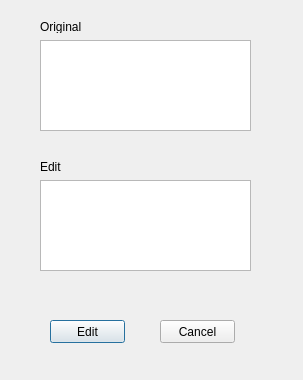
<?xml version="1.0" encoding="UTF-8"?>
<ui version="4.0">
 <class>EditThrowsMenu</class>
 <widget class="QDialog" name="EditThrowsMenu">
  <property name="geometry">
   <rect>
    <x>0</x>
    <y>0</y>
    <width>303</width>
    <height>380</height>
   </rect>
  </property>
  <property name="windowTitle">
   <string>Dialog</string>
  </property>
  <widget class="QTextEdit" name="textEdit">
   <property name="geometry">
    <rect>
     <x>40</x>
     <y>40</y>
     <width>211</width>
     <height>91</height>
    </rect>
   </property>
  </widget>
  <widget class="QTextEdit" name="textEdit_2">
   <property name="geometry">
    <rect>
     <x>40</x>
     <y>180</y>
     <width>211</width>
     <height>91</height>
    </rect>
   </property>
  </widget>
  <widget class="QPushButton" name="Edit">
   <property name="geometry">
    <rect>
     <x>50</x>
     <y>320</y>
     <width>75</width>
     <height>23</height>
    </rect>
   </property>
   <property name="text">
    <string>Edit</string>
   </property>
  </widget>
  <widget class="QPushButton" name="pushButton">
   <property name="geometry">
    <rect>
     <x>160</x>
     <y>320</y>
     <width>75</width>
     <height>23</height>
    </rect>
   </property>
   <property name="text">
    <string>Cancel</string>
   </property>
  </widget>
  <widget class="QLabel" name="label">
   <property name="geometry">
    <rect>
     <x>40</x>
     <y>160</y>
     <width>47</width>
     <height>13</height>
    </rect>
   </property>
   <property name="text">
    <string>Edit</string>
   </property>
  </widget>
  <widget class="QLabel" name="label_2">
   <property name="geometry">
    <rect>
     <x>40</x>
     <y>20</y>
     <width>47</width>
     <height>13</height>
    </rect>
   </property>
   <property name="text">
    <string>Original</string>
   </property>
  </widget>
 </widget>
 <resources/>
 <connections/>
</ui>
